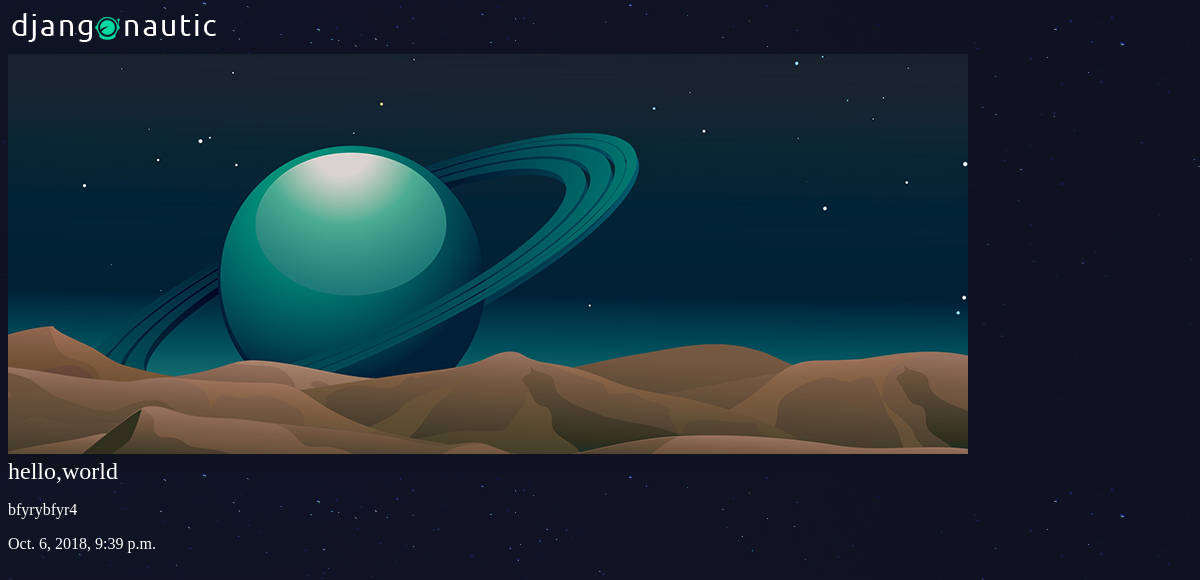
/articles/hellozeft/, run on the app's committed database.
### articles/models.py (models this page shows, shortened)
class Article(models.Model):
    title = models.CharField(max_length=100)
    slug = models.SlugField()
    body = models.TextField()
    date = models.DateTimeField(auto_now_add=True)
    thumb = models.ImageField(default='default.png', blank = True)

### articles/views.py (the view)
# urls.py: url(r'^(?P<slug>[\w-]+)/$', views.article_detail, name="detail"),
def article_detail(request, slug):
    article = Article.objects.get(slug=slug)
    return render(request, 'articles/article_detail.html', {'article':article})

### articles/templates/articles/article_detail.html
{% extends 'base_layout.html' %}
{% block content %}
<div class = "article-detail">
  <div class= "article">
    <img src = "{{article.thumb.url}}"/>
    <h2>{{article.title}}</h2>
    <p>{{article.body}}</p>
    <p>{{article.date}}</p>
{% endblock %}

### assets/styles.css (style rules this page uses)
body { background-color: #0f121f; background-image: url(stars.png); background-repeat-y: no-repeat; color: #fff; }
body * { font-family: Ubuntu; }
h1, h2, h3, h4, h5 { font-weight: normal; margin: 0; }

### data on the page
Article: thumb (placeholder picture), title "hello,world", body "bfyrybfyr4", date "Oct. 6, 2018, 9:39 p.m."
